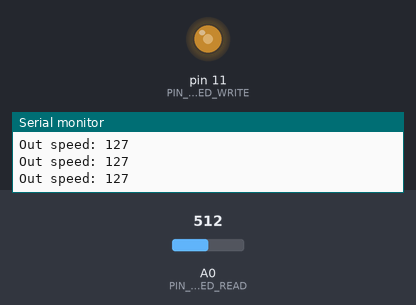
This sketch was run on a simulated Arduino Uno, built with avr-gcc and run on an emulated ATmega328P. Parts: output pins drawn as LEDs (lit = HIGH), the last lines printed to the serial monitor. The inputs (shaded band) are chosen by the test bench; at power-on: A0 (PIN_SPEED_READ) = 512.

Above: at 1.2 s.
1.3 s: A0 (PIN_SPEED_READ) set to 415
At 2.6 s:
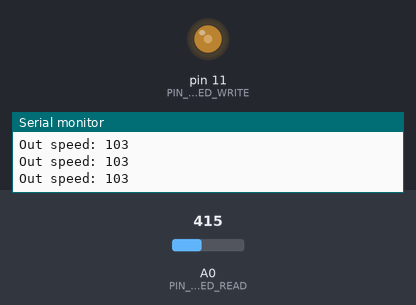
4.3 s: A0 (PIN_SPEED_READ) set to 390
At 4.6 s:
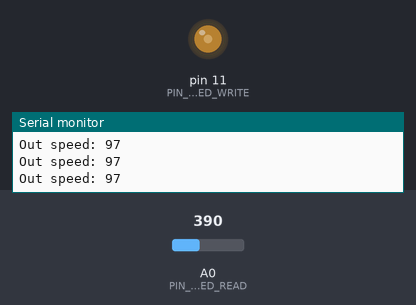
7.3 s: A0 (PIN_SPEED_READ) set to 45
At 8.0 s:
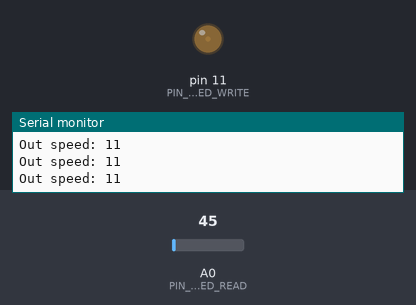
8.8 s: A0 (PIN_SPEED_READ) set to 38
At 10.2 s:
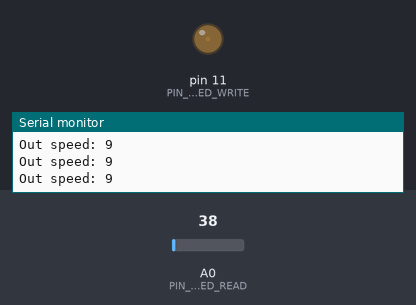
11.8 s: A0 (PIN_SPEED_READ) set to 716
At 12.5 s:
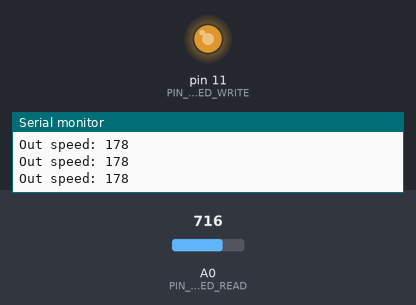
13.3 s: A0 (PIN_SPEED_READ) set to 511
At 14.2 s:
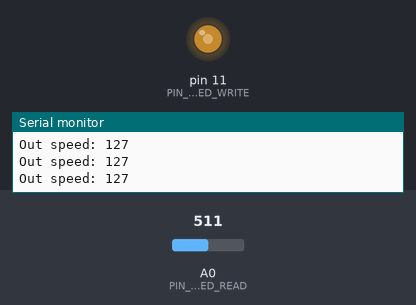
Timing chart, 0 to 16.3 s (numbered marks = the images above; inputs shaded):
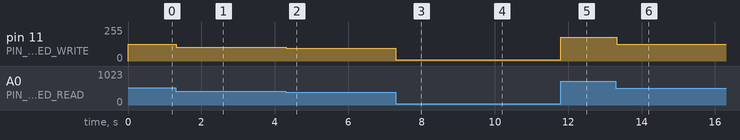

The sketch:

ESC_Configuration.ino
```cpp
// Analog read from potentiometr
#define PIN_SPEED_READ A0
// Write to Servo (ESC) has same controlling interface
#define PIN_SPEED_WRITE 11


void setup() {

  Serial.begin(9600);

  pinMode(PIN_SPEED_READ, INPUT);
  pinMode(PIN_SPEED_WRITE, OUTPUT);

}

void loop() {

  // read speed in reang 0 to 1023
  int inputSpeed = analogRead(PIN_SPEED_READ);

  // convert analog value to PWM values
  int outputSpeed = map(inputSpeed, 0, 1023, 0, 255);

  // Set speed for ESC
  analogWrite(PIN_SPEED_WRITE, outputSpeed);

  Serial.print("Out speed: ");
  Serial.println(outputSpeed);
}
```

Measured:
- after the input at 1.3 s, pin 11 (PIN_SPEED_WRITE): 127/255 → 103/255 at once
- after the input at 4.3 s, pin 11 (PIN_SPEED_WRITE): 103/255 → 97/255 at once
- after the input at 7.3 s, pin 11 (PIN_SPEED_WRITE): 97/255 → 11/255 at once
- after the input at 8.8 s, pin 11 (PIN_SPEED_WRITE): 11/255 → 9/255 at once
- after the input at 11.8 s, pin 11 (PIN_SPEED_WRITE): 9/255 → 178/255 at once
- after the input at 13.3 s, pin 11 (PIN_SPEED_WRITE): 178/255 → 127/255 at once
